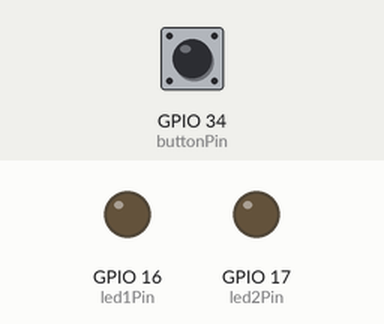
Simulated run of this sketch. Board: ESP32. Shown: output pins drawn as LEDs (lit = HIGH). The test bench sets the inputs (shaded band); at power-on: GPIO 34 (buttonPin) HIGH. What the sketch prints to the serial monitor is not drawn.

Above: at 1.2 s.
1.3 s: GPIO 34 (buttonPin) pulled LOW for 0.15 s
At 2.4 s:
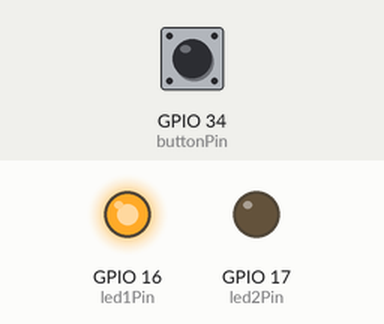
4.4 s: GPIO 34 (buttonPin) pulled LOW for 3.2 s
At 5.6 s:
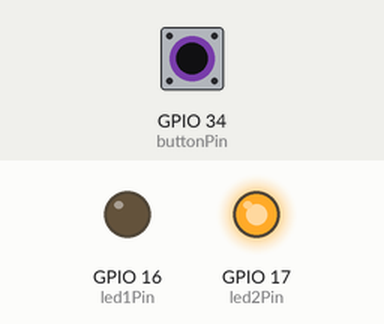
At 7.0 s:
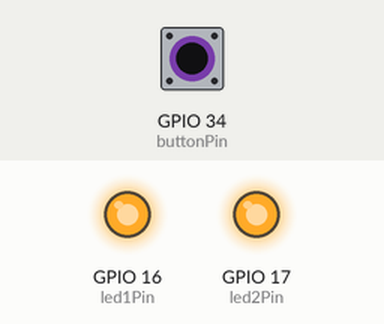
Timing chart, 0 to 15.1 s (numbered marks = the images above; inputs shaded):
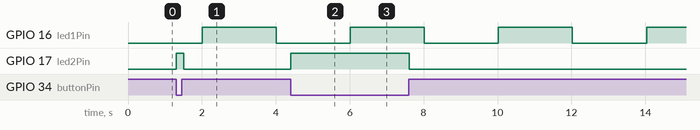

The sketch:

05_Assign_Core.ino
```cpp
// set pin numbers
const int buttonPin = 34;  // the push button pin
const int led1Pin = 16;    // the LED1 pin
const int led2Pin = 17;    // the LED2 pin

// variable for storing the pushbutton status
int buttonState = LOW;
int led1State = LOW;
int led2State = LOW;
unsigned long previousMillis = 0;
const long interval = 2000; // 2 second

void TimerLED(void * parameter){
  for (;;) {
    Serial.print("TimerLED() running on core ");
    Serial.println(xPortGetCoreID());
    delay(100);
    unsigned long currentMillis = millis();
    if (currentMillis - previousMillis >= interval) {
      // save the last time you blinked the LED
      previousMillis = currentMillis;
      if (led1State == LOW) {
        led1State = HIGH;
      } else {
        led1State = LOW;
      }
    }
    digitalWrite(led1Pin, led1State);
  }
  vTaskDelete(NULL);
}

void SwitchLED(void * parameter) {
  for (;;) {
    Serial.print("SwitchLED() running on core ");
    Serial.println(xPortGetCoreID());
    delay(100);
    buttonState = digitalRead(buttonPin);
    if (buttonState == LOW) { // Press the switch
      digitalWrite(led2Pin, HIGH); // LED2 on
    } else {
      digitalWrite(led2Pin, LOW); // LED2 off
    }
  }
  vTaskDelete(NULL);
}

void setup() {
  Serial.begin(115200);
  pinMode(buttonPin, INPUT);
  pinMode(led1Pin, OUTPUT);
  pinMode(led2Pin, OUTPUT);
  xTaskCreatePinnedToCore(TimerLED, "TimerLED", 1024, NULL, 1, NULL, 0);
  xTaskCreatePinnedToCore(SwitchLED, "SwitchLED", 1024, NULL, 1, NULL, 1);
}

void loop() {
}
```

Measured:
- after the input at 1.3 s, GPIO 17 (led2Pin): LOW → HIGH at once, → LOW 0.20 s later
- after the input at 4.4 s, GPIO 17 (led2Pin): LOW → HIGH at once, → LOW 3.2 s later
- by itself, GPIO 16 (led1Pin): alternates HIGH for 2.0 s and LOW for 2.0 s
